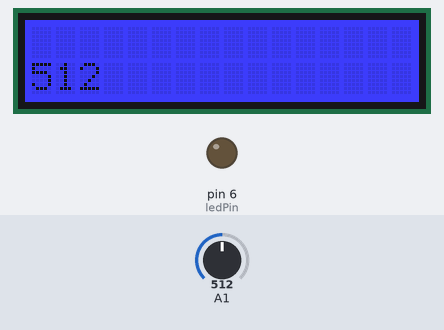
This sketch was run on a simulated Arduino Uno, built with avr-gcc and run on an emulated ATmega328P. Parts: 16×2 character LCD, output pins drawn as LEDs (lit = HIGH). Inputs (shaded band) come from the test bench; at power-on: A1 = 512.

Above: at 2.2 s.
2.3 s: A1 set to 110
At 3.0 s:
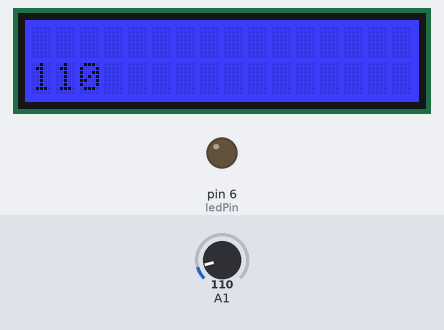
4.0 s: A1 set to 90
At 4.9 s:
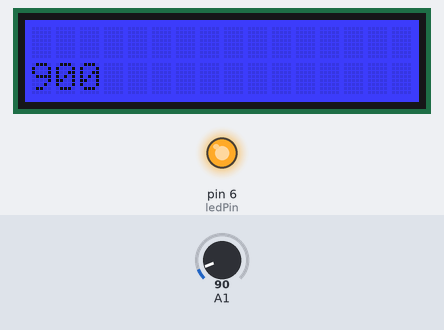
5.6 s: A1 set to 122
At 6.6 s:
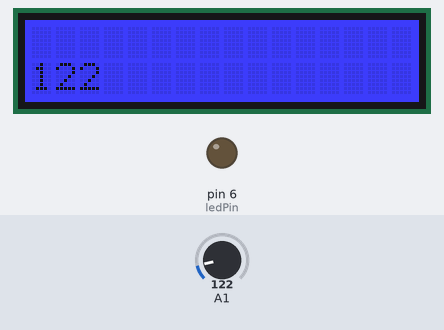
Timing chart, 0 to 8.6 s (numbered marks = the images above; inputs shaded):
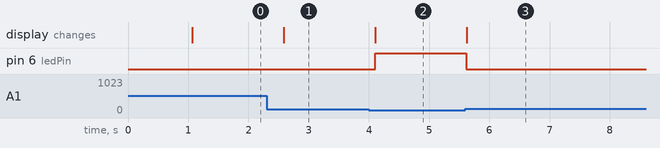

The sketch:

LUZ_DISPLAY.ino
```cpp
#include <Wire.h>
#include "rgb_lcd.h"

rgb_lcd lcd;

const int colorR = 0;
const int colorG = 0;
const int colorB = 255;
int ledPin=6;
int thresholdvalue=100;

void setup()
{
  pinMode(ledPin,OUTPUT);
  Serial.begin(115200);
    // set up the LCD's number of columns and rows:
    lcd.begin(16, 2);

    lcd.setRGB(colorR, colorG, colorB);

    // Print a message to the LCD.


    delay(1000);
}

void loop()
{
   int sensorValue=analogRead(1);

  if (sensorValue<thresholdvalue){
    digitalWrite(ledPin,HIGH);

  }else{
    digitalWrite(ledPin,LOW);
  }

    // set the cursor to column 0, line 1
    // (note: line 1 is the second row, since counting begins with 0):
    lcd.setCursor(0, 1);
    // print the number of seconds since reset:
    lcd.print(sensorValue);

    delay(300);
}

/*********************************************************************************************************
  END FILE
*********************************************************************************************************/
```

Measured:
- the behaviour switches between 100 and 99 on A1 (found by bisection; images 1 and 2)
- after the input at 2.3 s, the display: changes after 0.29 s (image 1)
- after the input at 4.0 s, pin 6 (ledPin): LOW → HIGH after 0.10 s; the display: changes after 0.11 s (image 2)
- after the input at 5.6 s, pin 6 (ledPin): HIGH → LOW at once; the display: changes at once (image 3)
